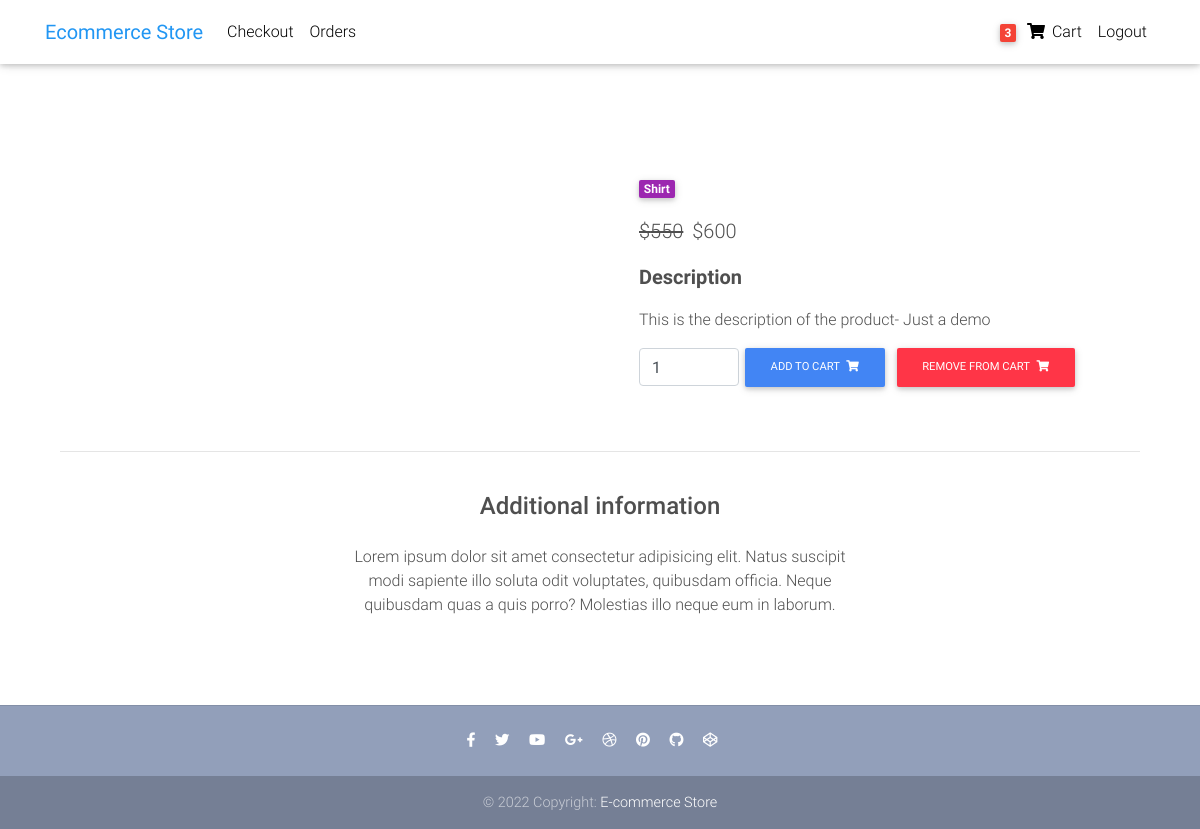
/product/product1/ (signed in), run on the app's committed database.
### store/models.py (models this page shows, shortened)
class Order(models.Model):
	user = models.ForeignKey(settings.AUTH_USER_MODEL, on_delete=models.CASCADE)
	items = models.ManyToManyField(OrderItem)
	start_date = models.DateTimeField(auto_now_add = True)
	ordered_date = models.DateTimeField()
	ordered = models.BooleanField(default=False)
	billing_address = models.ForeignKey('BillingAddress', on_delete = models.SET_NULL, blank = True, null = True )

class Item(models.Model):
	title = models.CharField(max_length= 200)
	price = models.DecimalField(decimal_places = 0, max_digits = 10)
	discount_price = models.DecimalField(decimal_places = 0, max_digits = 10, null = True, blank = True)
	category = models.CharField(choices = CATEGORY_CHOICES, max_length = 5)
	label = models.CharField(choices = LABEL_CHOICES, max_length = 5)
	slug = models.SlugField()
	description = models.TextField()
	def get_add_to_cart_url(self):
		return reverse("add-to-cart", kwargs={'slug':self.slug})

### store/views.py (the view)
# urls.py: path('product/<slug>/', ItemDetailView.as_view(), name='product'),
class ItemDetailView(DetailView):
	model = Item
	context_object_name = 'products'
	template_name = 'product-page.html'

### store/templatetags/cart_template_tags.py (called while the page is built)
@register.filter
def cart_item_count(user):
	if user.is_authenticated:
		qs = Order.objects.filter(user=user, ordered=False)
		if qs.exists():
			return qs[0].items.count()
	return 0

### templates/product-page.html (shortened to what this page needs)
{% extends 'base.html' %}
{% load static %}
{% block content %}
  <main class="mt-5 pt-4">
    <div class="container dark-grey-text mt-5">
      <div class="row wow fadeIn">
        <div class="col-md-6 mb-4">
        </div>
        <div class="col-md-6 mb-4">
          <div class="p-4">
            <div class="mb-3">
              <a href="">
                <span class="badge purple mr-1">{{products.get_category_display}}</span>
              </a>
            </div>
            <p class="lead">
              <span class="mr-1">
                {% if products.discount_price %}
                <del>${{products.discount_price}}</del>
                {% endif %}
              </span>
              <span>${{products.price}}</span>
            </p>
            <p class="lead font-weight-bold">Description</p>
            <p>{{products.description}}</p>
            <form class="d-flex justify-content-left">
              <input type="number" value="1" aria-label="Search" class="form-control" style="width: 100px">
              <a href="{{products.get_add_to_cart_url}}" class="btn btn-primary btn-md my-0 p" type="submit" >Add to cart
                <i class="fas fa-shopping-cart ml-1"></i>
              </a>
              <a href="{% url 'remove-from-cart' products.slug %}" class="btn btn-danger btn-md my-0 p" type="submit" >Remove from cart
                <i class="fas fa-shopping-cart ml-1"></i>
              </a>
            </form>
          </div>
        </div>
      </div>
      <hr>
      <div class="row d-flex justify-content-center wow fadeIn">
        <div class="col-md-6 text-center">
          <h4 class="my-4 h4">Additional information</h4>
          <p>Lorem ipsum dolor sit amet consectetur adipisicing elit. Natus suscipit modi sapiente illo soluta odit
            voluptates,
            quibusdam officia. Neque quibusdam quas a quis porro? Molestias illo neque eum in laborum.</p>
        </div>
      </div>
      <div class="row wow fadeIn">
        <div class="col-lg-4 col-md-12 mb-4">
        </div>
        <div class="col-lg-4 col-md-6 mb-4">
        </div>
        <div class="col-lg-4 col-md-6 mb-4">
        </div>
      </div>
    </div>
  </main>
{% endblock content %}

### templates/nav.html (shortened to what this page needs)
 {% load cart_template_tags%}
  <nav class="navbar fixed-top navbar-expand-lg navbar-light white scrolling-navbar">
    <div class="container">
      <a class="navbar-brand waves-effect" href="{%url 'home'%}">
        <strong class="blue-text">Ecommerce Store</strong>
      </a>
      <div class="collapse navbar-collapse" id="navbarSupportedContent">
        <ul class="navbar-nav mr-auto">
          <li class="nav-item">
            <a class="nav-link waves-effect" href='/checkout'>Checkout</a>
          </li>
          <li class="nav-item">
            <a class="nav-link waves-effect" href="{% url 'order-summary'%}">Orders</a>
          </li>
        </ul>
        <ul class="navbar-nav nav-flex-icons">
          {%if request.user.is_authenticated %}
          <li class="nav-item">
            <a class="nav-link waves-effect" href="{% url 'order-summary'  %}">
              <span class="badge red z-depth-1 mr-1"> {{request.user|cart_item_count}}</span>
              <i class="fas fa-shopping-cart"></i>
              <span class="clearfix d-none d-sm-inline-block"> Cart </span>
            </a>
          </li>
          <li class="nav-item">
            <a class="nav-link waves-effect" href="{% url 'account_logout' %}" >Logout</a>
          </li>
          {% endif %}
        </ul>
      </div>
    </div>
  </nav>

### templates/base.html (style rules this page uses)
html, body, header, .carousel { height: 60vh; }

### data on the page
Item: category "Shirt", discount_price "550", price "600", description "This is the description of the product- Just a demo"

### other printed values
{{ request.user|cart_item_count }} "3"
